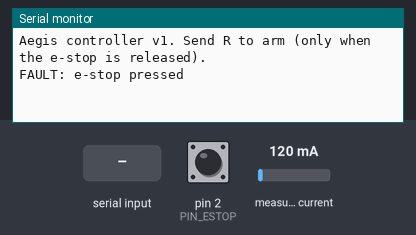
This sketch was run on a simulated Arduino Uno, built with avr-gcc and run on an emulated ATmega328P. Parts: the last lines printed to the serial monitor. The test bench sets the inputs (shaded band); at power-on: pin 2 (PIN_ESTOP) HIGH, measured current 120 mA.

Above: at 1.2 s.
1.3 s: "A45\n" received over Serial
At 2.5 s:
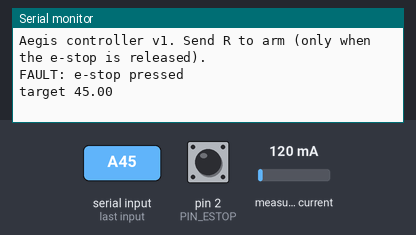
2.8 s: "r" received over Serial
At 3.8 s:
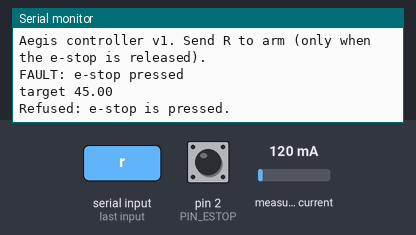
4.3 s: "S90\n" received over Serial
At 4.9 s:
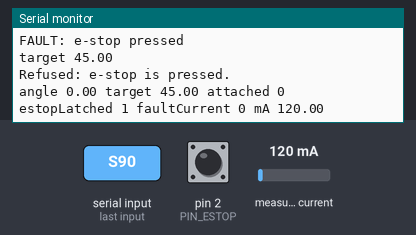

The sketch:

aegis_controller.ino
```cpp
// Aegis elbow controller, v1.
// STATUS: written, NOT compiled or tested on hardware. Test without a person first (see README.md).
//
// What it does:
//   - Drives the DS51150 elbow servo to a target angle, rate-limited, inside software angle limits.
//   - E-stop input: when the e-stop opens, the servo is detached and the code refuses to move.
//     The hardware e-stop must still cut servo power on its own (this code is a second layer, not the first).
//   - Current limit: reads servo supply current (INA219 on the servo supply line). Over the trip level
//     for CURRENT_TRIP_MS latches a fault and detaches the servo.
//   - Command timeout: if no new command arrives for CMD_TIMEOUT_MS, the target is held (no new motion).
//   - Faults latch. Clear them with "R" only after the e-stop is released and the current reads normal.
//
// Serial commands (115200 baud):
//   A<deg>   set target angle, e.g. "A45"
//   S        print status
//   R        reset fault (refused while e-stop is pressed)
//
// Hardware assumptions (CHECK before wiring):
//   - Servo signal on PIN_SERVO. Servo power is NOT from the MCU; it comes from its own fused supply.
//   - E-stop: normally-closed pushbutton from PIN_ESTOP to GND (INPUT_PULLUP). Released = closed = LOW; pressed = opens = HIGH.
//   - INA219 current sensor in the servo supply's + line, on I2C (default address 0x40).
//   - Angles are joint flexion in degrees, with 0 = extension stop, 90 = flexion stop. Calibrate SERVO_OFFSET_DEG.

#include <Servo.h>
#include <Wire.h>
#include <Adafruit_INA219.h>

// ---------- pins ----------
const uint8_t PIN_SERVO = 9;
const uint8_t PIN_ESTOP = 2;

// ---------- limits (placeholders until load-tested) ----------
const float ANGLE_MIN = 2.0;            // stay inside the printed stops (0 and 90) with margin
const float ANGLE_MAX = 88.0;
const float MAX_RATE_DPS = 60.0;        // max speed, degrees per second
const float SERVO_OFFSET_DEG = 0.0;     // servo horn angle that corresponds to joint 0 deg; calibrate
const float CURRENT_LIMIT_A = 3.0;      // trip level, far below the vendor stall current (7.4 A); set after load tests
const unsigned long CURRENT_TRIP_MS = 200;
const unsigned long CMD_TIMEOUT_MS = 1000;
const unsigned long LOOP_MS = 20;

// ---------- state ----------
Servo elbow;
Adafruit_INA219 ina;
float targetDeg = 0.0;
float currentDeg = 0.0;                 // our model of where the joint is (open loop, no feedback sensor on the servo)
bool attached = false;
bool faultCurrent = false;
bool faultEstopLatched = false;         // set when e-stop was pressed; cleared only by R
unsigned long lastCmdMs = 0;
unsigned long overCurrentSinceMs = 0;
unsigned long lastLoopMs = 0;

bool estopPressed() {
  // Normally-closed button: pressed = the circuit opens = pin reads HIGH with INPUT_PULLUP.
  return digitalRead(PIN_ESTOP) == HIGH;
}

void attachServo() {
  if (!attached) { elbow.attach(PIN_SERVO); attached = true; }
}

void detachServo() {
  if (attached) { elbow.detach(); attached = false; }
}

void writeAngle(float deg) {
  elbow.write((int)round(deg + SERVO_OFFSET_DEG));
}

void setFault(const char* why) {
  detachServo();
  Serial.print("FAULT: "); Serial.println(why);
}

void setup() {
  Serial.begin(115200);
  pinMode(PIN_ESTOP, INPUT_PULLUP);
  Wire.begin();
  if (!ina.begin()) {
    Serial.println("FAULT: INA219 not found. Refusing to run.");
    while (true) { delay(1000); }       // no current sensing = no current limit = do not move
  }
  // Start with the servo detached. Attach only after a deliberate reset with the arm supported.
  detachServo();
  currentDeg = 0.0;
  targetDeg = 0.0;
  lastCmdMs = millis();
  lastLoopMs = millis();
  Serial.println("Aegis controller v1. Send R to arm (only when the e-stop is released).");
}

void handleSerial() {
  while (Serial.available()) {
    char c = Serial.read();
    if (c == 'A' || c == 'a') {
      float v = Serial.parseFloat();
      if (v < ANGLE_MIN) v = ANGLE_MIN;
      if (v > ANGLE_MAX) v = ANGLE_MAX;
      targetDeg = v;
      lastCmdMs = millis();
      Serial.print("target "); Serial.println(targetDeg);
    } else if (c == 'S' || c == 's') {
      Serial.print("angle "); Serial.print(currentDeg);
      Serial.print(" target "); Serial.print(targetDeg);
      Serial.print(" attached "); Serial.print(attached);
      Serial.print(" estopLatched "); Serial.print(faultEstopLatched);
      Serial.print(" faultCurrent "); Serial.print(faultCurrent);
      Serial.print(" mA "); Serial.println(ina.getCurrent_mA());
    } else if (c == 'R' || c == 'r') {
      if (estopPressed()) { Serial.println("Refused: e-stop is pressed."); continue; }
      if (ina.getCurrent_mA() / 1000.0 > CURRENT_LIMIT_A) { Serial.println("Refused: current still high."); continue; }
      faultEstopLatched = false;
      faultCurrent = false;
      // Re-attach at the current modelled angle so the servo does not jump.
      attachServo();
      writeAngle(currentDeg);
      lastCmdMs = millis();
      Serial.println("Reset. Armed at current angle.");
    }
  }
}

void loop() {
  unsigned long now = millis();
  if (now - lastLoopMs < LOOP_MS) return;
  float dt = (now - lastLoopMs) / 1000.0;
  lastLoopMs = now;

  handleSerial();

  // 1. E-stop: latch and cut motion now.
  if (estopPressed()) {
    if (!faultEstopLatched) { faultEstopLatched = true; setFault("e-stop pressed"); }
  }

  // 2. Current limit: must stay over the trip level for CURRENT_TRIP_MS to latch.
  float amps = ina.getCurrent_mA() / 1000.0;
  if (amps > CURRENT_LIMIT_A) {
    if (overCurrentSinceMs == 0) overCurrentSinceMs = now;
    if (!faultCurrent && now - overCurrentSinceMs >= CURRENT_TRIP_MS) {
      faultCurrent = true;
      setFault("over current");
    }
  } else {
    overCurrentSinceMs = 0;
  }

  // 3. Command timeout: hold the current angle, do not drive toward the old target.
  bool timedOut = (now - lastCmdMs) > CMD_TIMEOUT_MS;
  float goal = timedOut ? currentDeg : targetDeg;

  // 4. Motion: only when no fault and attached. Rate-limited toward the goal.
  if (!faultEstopLatched && !faultCurrent && attached) {
    float step = MAX_RATE_DPS * dt;
    float err = goal - currentDeg;
    if (err > step) err = step;
    if (err < -step) err = -step;
    currentDeg += err;
    if (currentDeg < ANGLE_MIN) currentDeg = ANGLE_MIN;
    if (currentDeg > ANGLE_MAX) currentDeg = ANGLE_MAX;
    writeAngle(currentDeg);
  }
}
```

Measured:
- after the input at 1.3 s, the serial monitor: prints a new line at once (image 1)
- after the input at 2.8 s, the serial monitor: prints a new line at once (image 2)
- after the input at 4.3 s, the serial monitor: prints a new line at once (image 3)
